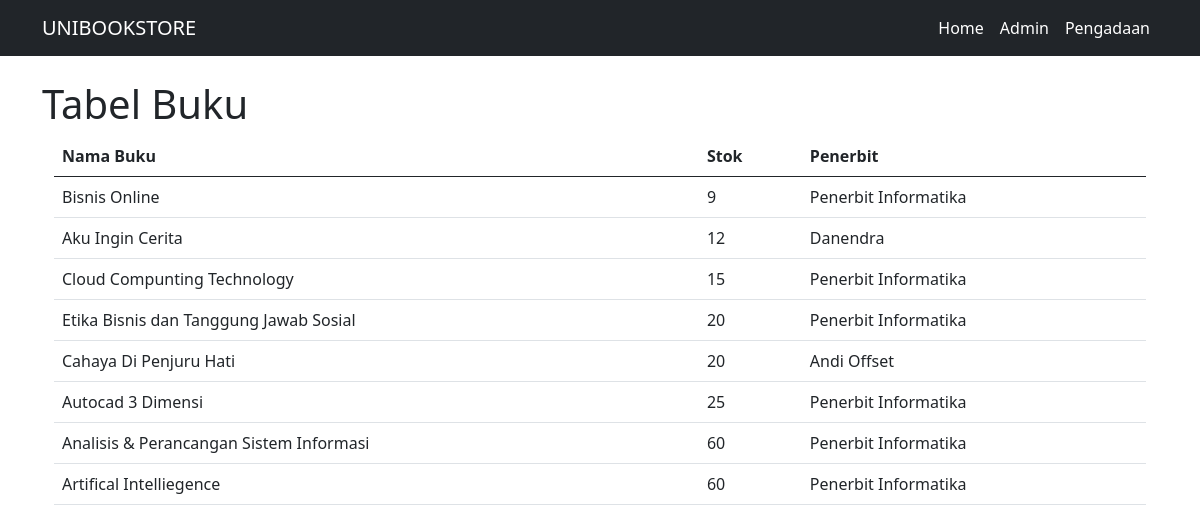
Screenshot of /Pengadaan/pengadaan.php with the database file from the repository.
### tables this page shows
CREATE TABLE `buku` (
  `ID_Buku` char(20) DEFAULT NULL,
  `Kategori` varchar(30) DEFAULT NULL,
  `Nama_Buku` varchar(40) DEFAULT NULL,
  `Harga` int(20) DEFAULT NULL,
  `Stok` int(15) DEFAULT NULL,
  `Penerbit` varchar(50) DEFAULT NULL
);

CREATE TABLE `penerbit` (
  `ID_Penerbit` char(20) DEFAULT NULL,
  `Penerbit` varchar(30) DEFAULT NULL,
  `Alamat` varchar(50) DEFAULT NULL,
  `Kota` varchar(30) DEFAULT NULL,
  `telepon` char(30) DEFAULT NULL
);

### Pengadaan/pengadaan.php (the view, shortened to what this page needs)
<!doctype html>
<html lang="en">
  <head>
    <link href="https://cdn.jsdelivr.net/npm/bootstrap@5.0.2/dist/css/bootstrap.min.css" rel="stylesheet">
  </head>
  <body>
  <nav class="navbar navbar-expand-lg navbar-dark bg-dark">
	    <div class="container">
		  <a class="navbar-brand" href="#">UNIBOOKSTORE</a>
		 <div class="collapse navbar-collapse" id="navbarNavAltMarkup">
		   <div class="navbar-nav ms-auto">
		   <a class="nav-link active" aria-current="page" href="../home.php">Home</a>
       <a class="nav-link active" aria-current="page" href="../admin/admin.php">Admin</a>
       <a class="nav-link active" aria-current="page" href="pengadaan.php">Pengadaan</a>
		   </div>
		 </div>
	    </div>
	  </nav>
	<div class="container-xl">
		<?Php
	$db = dbconnect();
	if($db->connect_errno == 0 ){
    $res     = $db->query("Select buku.Nama_Buku,buku.Harga,buku.Stok,
    penerbit.Penerbit
    FROM buku
    JOIN penerbit ON buku.Penerbit = penerbit.ID_Penerbit ORDER BY stok ASC");;
		if($res!= null){
  ?>
<br>
<h1>Tabel Buku</h1>
<div class="container-md">
        <container>
            <table class="table">
                <thead>
                  <tr>
                    <th scope="col">Nama Buku</th>
                    <th scope="col">Stok</th>
                    <th scope="col">Penerbit</th>
                  </tr>
                </thead>
                <tbody>
                <?php
		$data = $res->fetch_row();
		do{
				list($Nama_Buku,$Harga,$Stok,$ID_Penerbit) = $data;
	?>
                  <tr>
                  <td><?php echo $Nama_Buku; ?></td>
                  <td><?php echo $Stok; ?></td>
                  <td><?php echo $ID_Penerbit; ?></td>
                  <?php
		}
		while($data = $res->fetch_row());
	?>
		</table>
	<?php
	}else
			echo "Gagal Eksekusi SQL : ".(DEVELOPMENT?" : ".$db->error:"")."<br>";
	}else
			echo "Gagal Koneksi : ".(DEVELOPMENT?" : ".$db->connect_error:" ")."<br>";
		?>
</body>
</html>

### rows the page displays
buku: Nama_Buku "Bisnis Online", Stok "9", penerbit.Penerbit "Penerbit Informatika"
buku: Nama_Buku "Aku Ingin Cerita", Stok "12", penerbit.Penerbit "Danendra"
buku: Nama_Buku "Cloud Compunting Technology", Stok "15", penerbit.Penerbit "Penerbit Informatika"
buku: Nama_Buku "Etika Bisnis dan Tanggung Jawab Sosial", Stok "20", penerbit.Penerbit "Penerbit Informatika"
buku: Nama_Buku "Cahaya Di Penjuru Hati", Stok "20", penerbit.Penerbit "Andi Offset"
buku: Nama_Buku "Autocad 3 Dimensi", Stok "25", penerbit.Penerbit "Penerbit Informatika"
buku: Nama_Buku "Analisis & Perancangan Sistem Informasi", Stok "60", penerbit.Penerbit "Penerbit Informatika"
buku: Nama_Buku "Artifical Intelliegence", Stok "60", penerbit.Penerbit "Penerbit Informatika"
